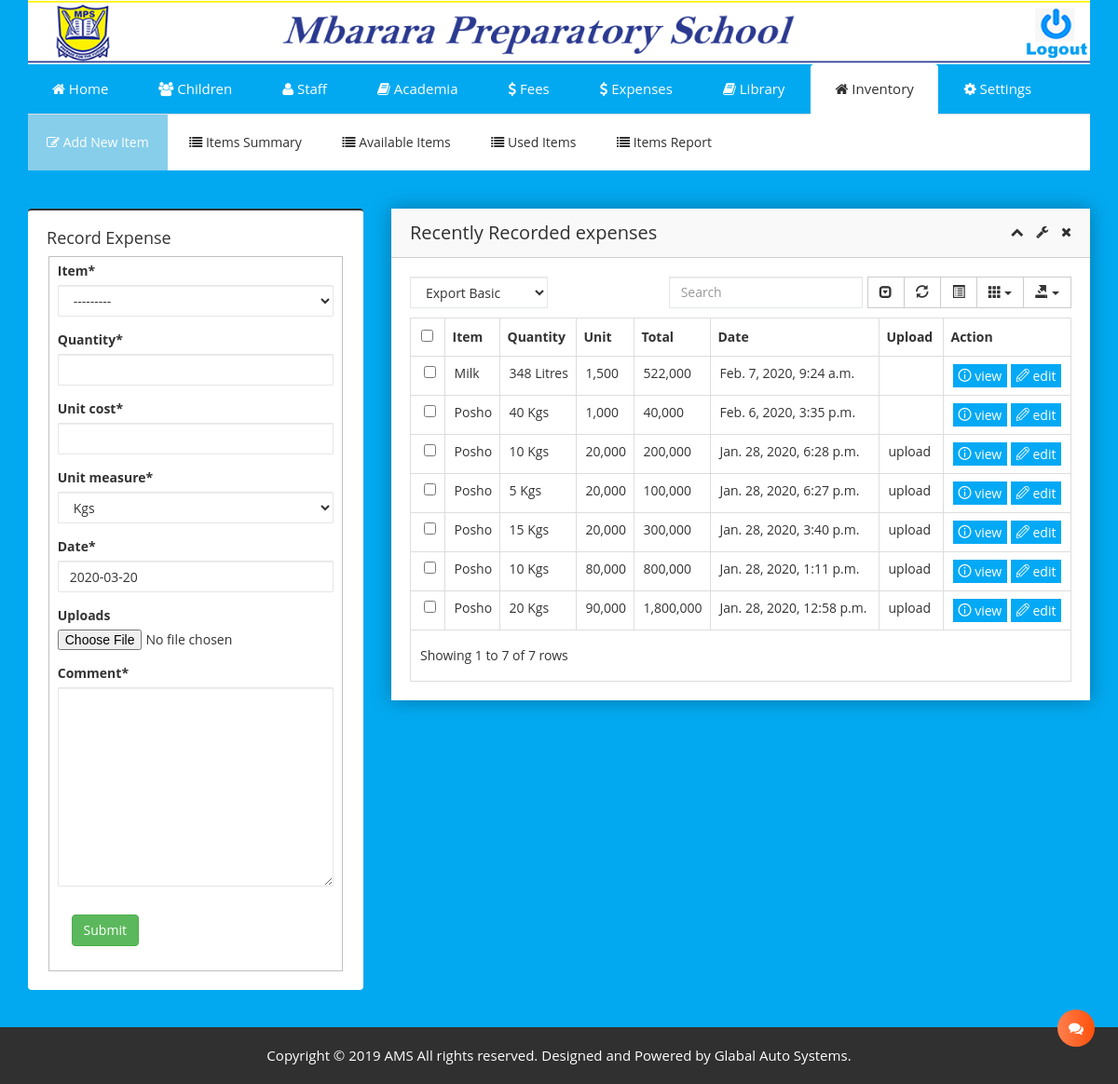
The app's page /expense/ (signed in) with its own data.
### hm/models.py (models this page shows, shortened)
class ExpenseItem(models.Model):
	item = models.CharField(unique=True, max_length=45,)
	def __str__(self):
		return self.item

class Expense(models.Model):
	unit_cost = models.IntegerField()
	total_cost = models.IntegerField()
	unit_measure = models.ForeignKey(UnitMeasure, default=1, on_delete = models.SET_DEFAULT,)
	quantity = models.IntegerField()
	comment = models.TextField()
	date = models.DateField(default=timezone.now)
	date_created = models.DateTimeField(default=timezone.now)
	user = models.ForeignKey(User, on_delete = models.SET_NULL, blank=True, null=True,)
	item = models.ForeignKey(ExpenseItem, on_delete = models.CASCADE)
	uploads = models.FileField(blank=True, null=True, upload_to='expense_docs',)

class UnitMeasure(models.Model):
	name = models.CharField(unique=True, max_length=45,)
	def __str__(self):
		return self.name

### hm/views.py (the view, shortened to what this page needs)
# urls.py: path('expense/', ExpenseCreateView.as_view(), name='expense'),
class ExpenseCreateView(LoginRequiredMixin, CreateView):
	form_class = ExpenseCreateForm
	model = Expense
	def get_context_data(self, **kwargs):
		context = super(ExpenseCreateView, self).get_context_data(**kwargs)
		expenses = Expense.objects.all().order_by('-id')
		context["expenses"] = expenses
		context["title"] = "Store"
		context["submenu"] = "Add New Item"
		return context

### hm/forms.py
class ExpenseCreateForm(forms.ModelForm):
	class Meta:
		model = Expense
		fields = ('item','quantity','unit_cost','unit_measure','date','uploads','comment',)

### hm/templatetags/has_group.py (called while the page is built)
@register.filter(name='has_group')
def has_group(user, group_name):
	return user.groups.filter(name=group_name).exists()

### hm/templates/hm/expense_form.html (shortened to what this page needs)
{% extends 'hm/base.html' %}
{% load static %}
{% load crispy_forms_tags %}
{% load filename %}
{% load humanize %}
{% block content %}
<div class="button-adminpro-area mg-t-40">
<div class="container">
<div class="row">
<div class="col-md-4">
<div class="button-ad-wrap mg-b-40">
    <h4>Record Expense</h4>
    	<form method="POST" enctype="multipart/form-data">
    		<fieldset>
    			{{ form|crispy }}
    			<button class="btn btn-success mg-b-4 " style="margin-bottom: 5%; margin: 5%;" type="submit">Submit</button>
    		</fieldset>
    	</form>
    </div>
</div>
<div class="col-md-8 mg-b-30">
<div class="sparkline13-list shadow-reset">
    <div class="sparkline13-hd">
        <div class="main-sparkline13-hd">
            <h1>{{ head }} Recently Recorded expenses</h1>
            <div class="sparkline13-outline-icon">
                <span class="sparkline13-collapse-link"><i class="fa fa-chevron-up"></i></span>
                <span><i class="fa fa-wrench"></i></span>
                <span class="sparkline13-collapse-close"><i class="fa fa-times"></i></span>
            </div>
        </div>
    </div>
    <div class="sparkline13-graph">
        <div class="datatable-dashv1-list custom-datatable-overright">
            <div id="toolbar">
                <select class="form-control">
                    <option value="">Export Basic</option>
                </select>
            </div>
            <table id="table" data-toggle="table" data-pagination="true" data-search="true" data-show-columns="true" data-show-pagination-switch="true" data-show-refresh="true" data-key-events="true" data-show-toggle="true" data-resizable="true" data-cookie="true" data-cookie-id-table="saveId" data-show-export="true" data-click-to-select="true" data-toolbar="#toolbar">
                <thead>
                    <tr>
                        <th data-field="item" data-editable="false">Item</th>
                        <th data-field="from" data-editable="false">Quantity</th>
                        <th data-field="amount" data-editable="false">Unit</th>
                        <th data-field="tot_amount" data-editable="false">Total</th>
                        <th data-field="date" data-editable="false">Date</th>
                        <th data-field="upload" data-editable="false">Upload</th>
                        <th data-field="act" data-editable="false">Action</th>
                    </tr>
                </thead>
                <tbody>
                {% for expense in expenses %}
                    <tr>
                        <td>{{expense.item}}</td>
                        <td>{{expense.quantity}} {{expense.unit_measure}}</td>
                        <td>{{expense.unit_cost|intcomma}}</td>
                        <td>{{expense.total_cost|intcomma}}</td>
                        <td>{{expense.date_created}}</td>
                        <td><a href="{% if expense.uploads %}{{expense.uploads.url}}{% endif %}" target="_blank">{% if expense.uploads %}upload{% endif %}</a></td>
                        <td><a class="btn btn-custon-two btn-primary btn-xs" href="" style="color: white;"><span class="adminpro-icon adminpro-informatio"></span> view</a> <a class="btn btn-custon-two btn-primary btn-xs" href="{% url 'update-expense' expense.id %}"style="color: white;"><span class="adminpro-icon adminpro-edit"></span> edit</a></td>
                    </tr>
                {% endfor %}
                </tbody>
            </table>
        </div>
    </div>
</div>
</div>
</div>
</div>
</div>
</div>
{% endblock content %}

### hm/static/css/switcher/color-one.css (style rules this page uses)
html, body { font-family: 'Open Sans', sans-serif;font-weight:400;background: #27ae60 }

### hm/static/css/switcher/color-two.css (style rules this page uses)
html, body { font-family: 'Open Sans', sans-serif;font-weight:400;background: #1c84c6 }

### hm/static/css/switcher/color-three.css (style rules this page uses)
html, body { font-family: 'Open Sans', sans-serif;font-weight:400;background: #ed5565 }

### hm/static/css/switcher/color-four.css (style rules this page uses)
html, body { font-family: 'Open Sans', sans-serif;font-weight:400;background: #1ab394 }

### hm/static/css/switcher/color-five.css (style rules this page uses)
html, body { font-family: 'Open Sans', sans-serif;font-weight:400;background: #EE7752 }

### hm/static/css/switcher/color-six.css (style rules this page uses)
html, body { font-family: 'Open Sans', sans-serif;font-weight:400;background: #27ae60 }

### hm/static/css/switcher/color-seven.css (style rules this page uses)
html, body { font-family: 'Open Sans', sans-serif;font-weight:400;background: #7f8c8d }

### hm/static/css/switcher/color-eight.css (style rules this page uses)
html, body { font-family: 'Open Sans', sans-serif;font-weight:400;background: #0000ff }

### hm/static/css/switcher/color-nine.css (style rules this page uses)
html, body { font-family: 'Open Sans', sans-serif;font-weight:400;background: #ff0080 }

### hm/static/css/switcher/color-ten.css (style rules this page uses)
html, body { font-family: 'Open Sans', sans-serif;font-weight:400;background: #1a0000 }

### records on screen
ExpenseItem: item "---------"
Expense: item "Milk", quantity "348", unit_measure "Litres", unit_cost "1,500", total_cost "522,000", date_created "Feb. 7, 2020, 9:24 a.m."
Expense: item "Posho", quantity "40", unit_measure "Kgs", unit_cost "1,000", total_cost "40,000", date_created "Feb. 6, 2020, 3:35 p.m."
Expense: item "Posho", quantity "10", unit_measure "Kgs", unit_cost "20,000", total_cost "200,000", date_created "Jan. 28, 2020, 6:28 p.m.", shows "upload"
Expense: item "Posho", quantity "5", unit_measure "Kgs", unit_cost "20,000", total_cost "100,000", date_created "Jan. 28, 2020, 6:27 p.m.", shows "upload"
Expense: item "Posho", quantity "15", unit_measure "Kgs", unit_cost "20,000", total_cost "300,000", date_created "Jan. 28, 2020, 3:40 p.m.", shows "upload"
Expense: item "Posho", quantity "10", unit_measure "Kgs", unit_cost "80,000", total_cost "800,000", date_created "Jan. 28, 2020, 1:11 p.m.", shows "upload"
Expense: item "Posho", quantity "20", unit_measure "Kgs", unit_cost "90,000", total_cost "1,800,000", date_created "Jan. 28, 2020, 12:58 p.m.", shows "upload"
